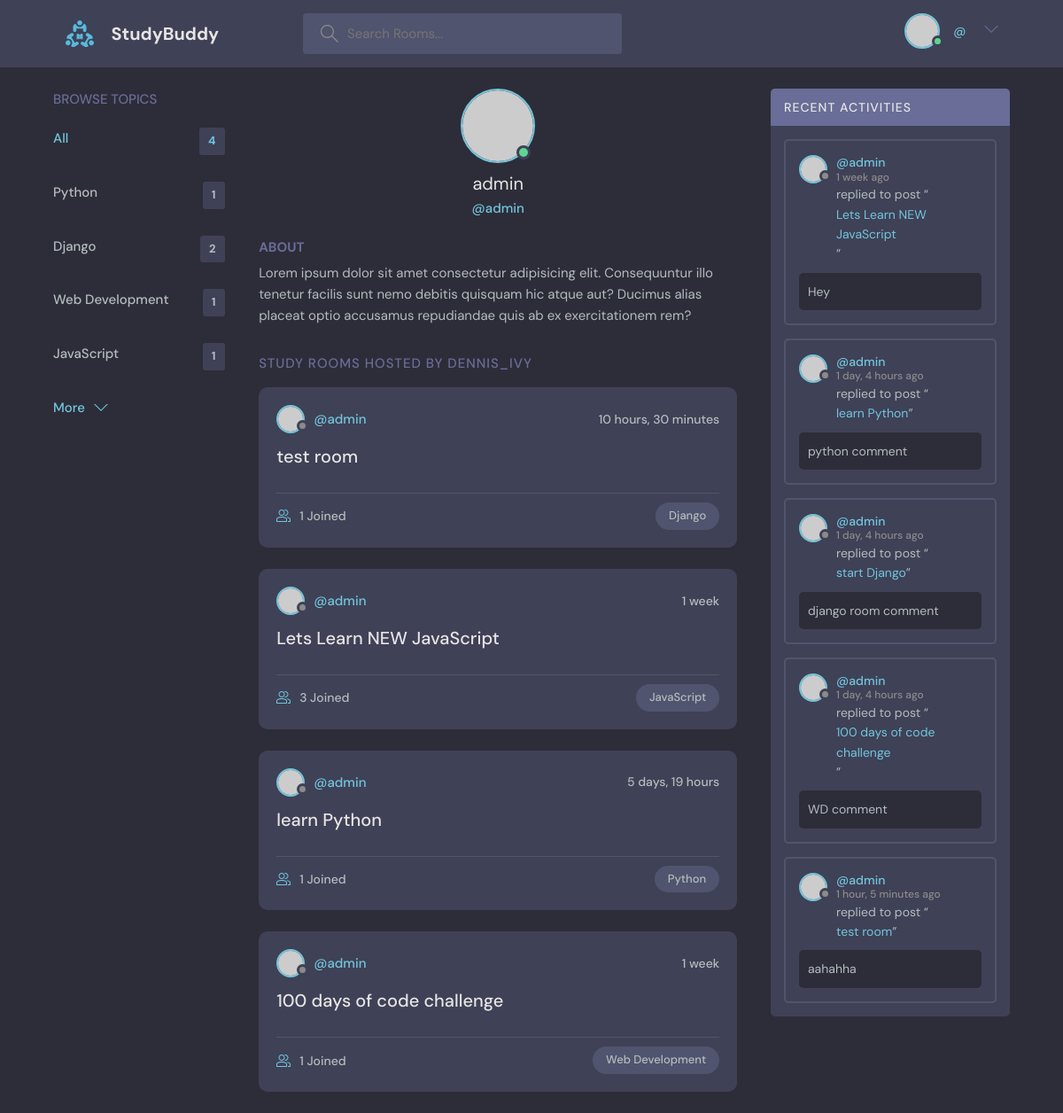
The app's page /profile/1 with its own data.
### base/models.py (models this page shows, shortened)
class Topic(models.Model):
    name = models.CharField(max_length=200)

class Room(models.Model):
    host = models.ForeignKey(User, on_delete=models.SET_NULL, null=True)
    topic = models.ForeignKey(Topic, on_delete=models.SET_NULL, null=True)
    name = models.CharField(max_length=200)
    description = models.TextField(null=True, blank=True)
    participants = models.ManyToManyField(User, related_name='participants', blank=True)
    updated = models.DateTimeField(auto_now=True)
    created = models.DateTimeField(auto_now_add=True)
    class Meta:
        ordering = ['-updated', '-created']

class Message(models.Model):
    user = models.ForeignKey(User, on_delete=models.CASCADE)
    room = models.ForeignKey(Room, on_delete=models.CASCADE)
    body = models.TextField()
    updated = models.DateTimeField(auto_now=True)
    created = models.DateTimeField(auto_now_add=True)

### base/views.py (the view)
# urls.py: path('profile/<str:pk>', views.profile, name='user-profile'),
def profile(request, pk):
    user = User.objects.get(id=pk)
    rooms = user.room_set.all()
    room_messages = user.message_set.all()
    topics = Topic.objects.all()
    context = {'user': user, 'rooms':rooms, 'room_messages':room_messages, 'topics':topics}
    return render(request, 'base/profile.html', context)

### base/templates/base/profile.html (shortened to what this page needs)
{% extends 'main.html' %}
{% block content %}
  <main class="profile-page layout layout--3">
    <div class="container">
      {% include 'base/topics_component.html' %}
      <div class="roomList">
        <div class="profile">
          <div class="profile__avatar">
            <div class="avatar avatar--large active">
              <img src="https://randomuser.me/api/portraits/men/11.jpg" />
            </div>
          </div>
          <div class="profile__info">
            <h3>{{user.username}}</h3>
            <p>@{{user.username}}</p>
          </div>
          <div class="profile__about">
            <h3>About</h3>
            <p>
              Lorem ipsum dolor sit amet consectetur adipisicing elit. Consequuntur illo tenetur
              facilis sunt nemo debitis quisquam hic atque aut? Ducimus alias placeat optio
              accusamus repudiandae quis ab ex exercitationem rem?
            </p>
          </div>
        </div>
        <div class="roomList__header">
          <div>
            <h2>Study Rooms Hosted by dennis_ivy</a>
            </h2>
          </div>
        </div>
        {% include 'base/feed_component.html' %}
      </div>
      {% include 'base/activity_component.html' %}
    </div>
  </main>
</body>
</html>
{% endblock %}

### templates/main.html (shortened to what this page needs)
<!DOCTYPE html>
{% load static%}
<html lang="en">
  <head>
    <link rel="stylesheet" href="{% static 'css/main.css' %}" />
  </head>
  <body>
    {% include 'navbar.html' %}
    {% block content %}
    {% endblock %}
  </body>
</html>

### templates/navbar.html (shortened to what this page needs)
{% load static %}
<link rel="stylesheet" href="{% static 'css/main.css' %}" />
<header class="header header--loggedIn">
    <div class="container">
      <a href="/" class="header__logo">
        <img src="{% static 'images/logo.svg' %}" />
        <h1>StudyBuddy</h1>
      </a>
      <form class="header__search">
        <label>
          <input type="text" name="q" placeholder="Search Rooms...">
        </label>
      </form>
      <nav class="header__menu">
        {% if user.is_authenticated %}
        <div class="header__user">
            <a href="{% url 'user-profile' request.user.id %}">
              <div class="avatar avatar--medium active">
                <img src="https://randomuser.me/api/portraits/men/37.jpg" />
              </div>
              <p>{{request.user.username}} <span>@{{request.user.username}}</span></p>
            </a>
            <button class="dropdown-button">
              <svg version="1.1" xmlns="http://www.w3.org/2000/svg" width="32" height="32" viewBox="0 0 32 32">
                <title>chevron-down</title>
                <path d="M16 21l-13-13h-3l16 16 16-16h-3l-13 13z"></path>
              </svg>
            </button>
          </div>
        {% else %}
        <a href="{% url 'login' %}">
            <img src="{% static '/images/avatar.svg' %}" />
            <p>Login</p>
          </a>
        {% endif %}
      </nav>
    </div>
</header>

### base/templates/base/topics_component.html
        <div class="topics">
            <div class="topics__header">
              <h2>Browse Topics</h2>
            </div>
            <ul class="topics__list">
              <li>
                <a href="/" class="active">All <span>{{topics.count}}</span></a>
              </li>
              {% for topic in topics %}
              <li>
                <a href="{% url 'home' %}?q={{topic.name}}">{{topic.name}} <span>{{topic.room_set.all.count}}</span></a>
              </li>
              {% endfor %}
            </ul>
            <a class="btn btn--link" href="topics.html">
              More
              <svg version="1.1" xmlns="http://www.w3.org/2000/svg" width="32" height="32" viewBox="0 0 32 32">
                <title>chevron-down</title>
                <path d="M16 21l-13-13h-3l16 16 16-16h-3l-13 13z"></path>
              </svg>
            </a>
          </div>

### base/templates/base/feed_component.html (shortened to what this page needs)
<div class="roomList">
    {% for room in rooms %}
    <div class="roomListRoom">
      <div class="roomListRoom__header">
        <a href="{% url 'user-profile' room.host.id %}" class="roomListRoom__author">
          <div class="avatar avatar--small">
            <img src="https://randomuser.me/api/portraits/women/11.jpg" />
          </div>
          <span>@{{room.host.username}}</span>
        </a>
        <div class="roomListRoom__actions">
          <span>{{room.created|timesince}}</span>
        </div>
      </div>
      <div class="roomListRoom__content">
        <a href="{% url 'room' room.id %}">{{room.name}}</a>
      </div>
      <div class="roomListRoom__meta">
        <a href="{% url 'room' room.id %}" class="roomListRoom__joined">
          {{room.participants.all.count}} Joined
        </a>
        <p class="roomListRoom__topic">{{room.topic.name}}</p>
      </div>
    </div>
    {% endfor %}
</div>

### base/templates/base/activity_component.html (shortened to what this page needs)
<div class="activities">
    <div class="activities__header">
      <h2>Recent Activities</h2>
    </div>
    {% for recent in room_messages%}
    <div class="activities__box">
      <div class="activities__boxHeader roomListRoom__header">
        <a href="{% url 'user-profile' recent.user.id %}" class="roomListRoom__author">
          <div class="avatar avatar--small">
            <img src="https://randomuser.me/api/portraits/women/11.jpg" />
          </div>
          <p>
            @{{recent.user}}
            <span>{{recent.created|timesince}} ago</span>
          </p>
        </a>
      </div>
      <div class="activities__boxContent">
        <p>replied to post “<a href="{% url 'room' recent.room.id %}">{{recent.room.name}}</a>”</p>
        <div class="activities__boxRoomContent">
            {{recent.body}}
        </div>
      </div>
    </div>
    {% endfor %}
  </div>

### records on screen
Topic: name "Python", room_set.all.count "1"
Topic: name "Django", room_set.all.count "2"
Topic: name "Web Development", room_set.all.count "1"
Topic: name "JavaScript", room_set.all.count "1"
Room: host.username "admin", created "10 hours, 30 minutes", name "test room", participants.all.count "1", topic.name "Django"
Room: host.username "admin", created "1 week", name "Lets Learn NEW JavaScript", participants.all.count "3", topic.name "JavaScript"
Room: host.username "admin", created "5 days, 19 hours", name "learn Python", participants.all.count "1", topic.name "Python"
Room: host.username "admin", created "1 week", name "100 days of code challenge", participants.all.count "1", topic.name "Web Development"
Message: user "admin", created "1 week", room.name "Lets Learn NEW JavaScript", body "Hey"
Message: user "admin", created "1 day, 4 hours", room.name "learn Python", body "python comment"
Message: user "admin", created "1 day, 4 hours", room.name "start Django", body "django room comment"
Message: user "admin", created "1 day, 4 hours", room.name "100 days of code challenge", body "WD comment"
Message: user "admin", created "1 hour, 5 minutes", room.name "test room", body "aahahha"

### other values on screen
{{ topics.count }} "4"
{{ user.username }} "admin"
